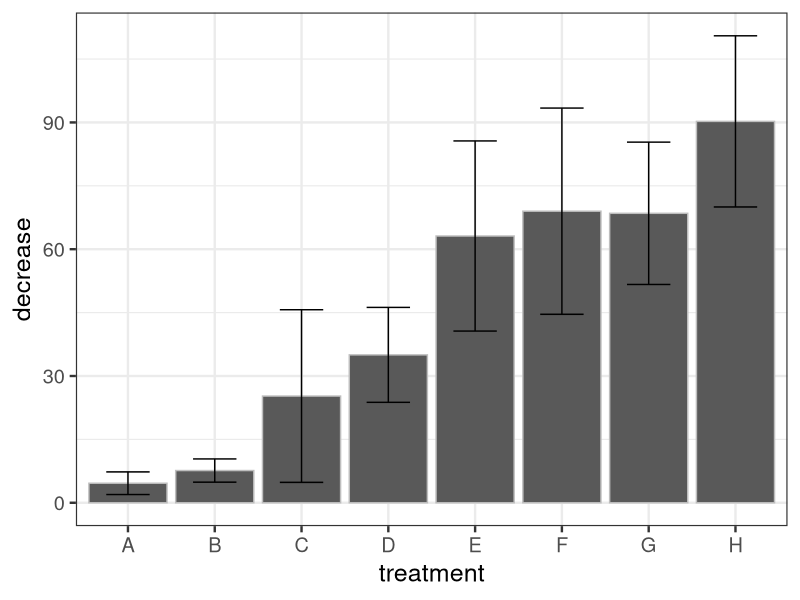
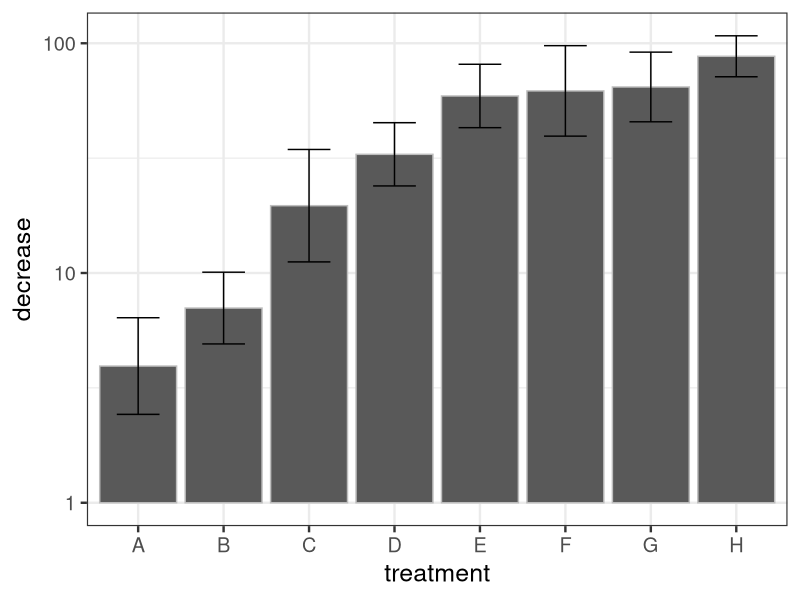
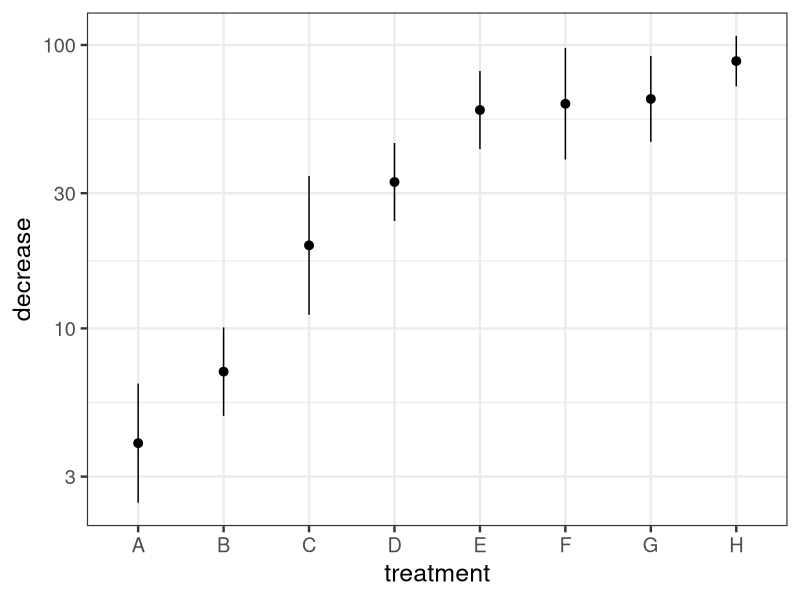
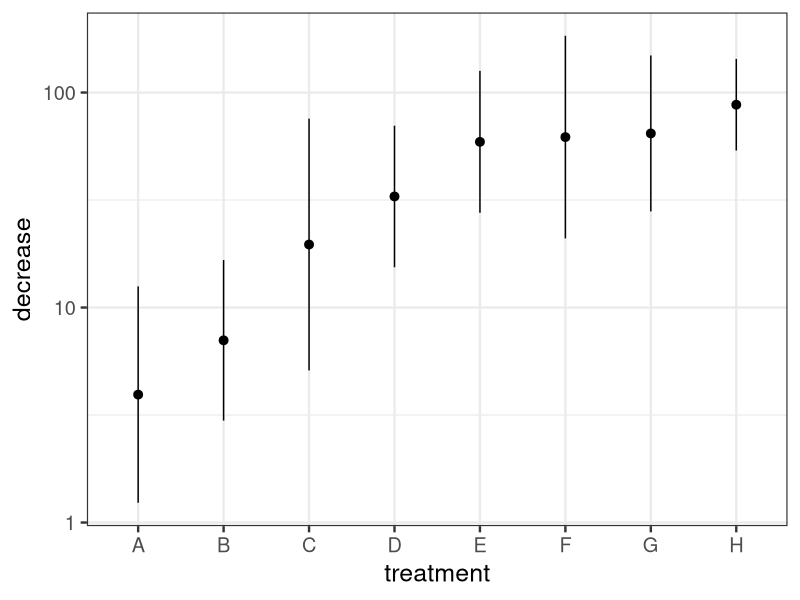
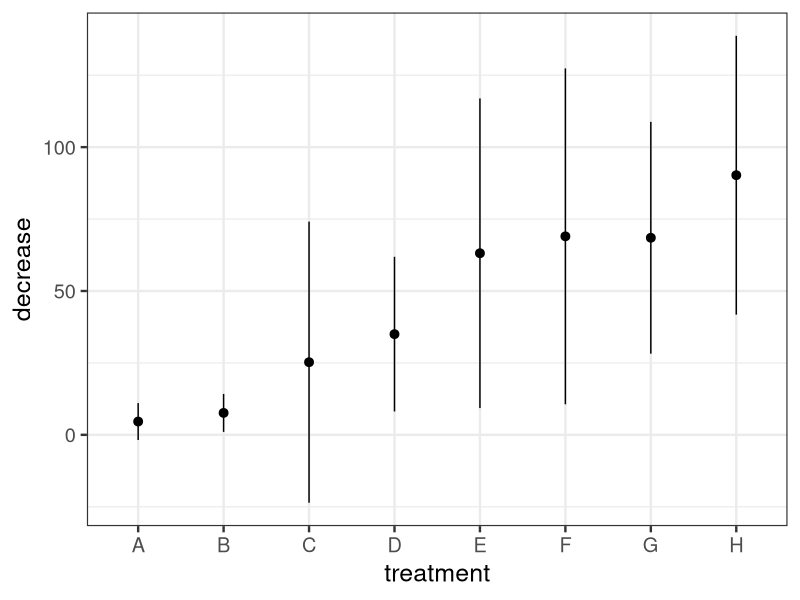
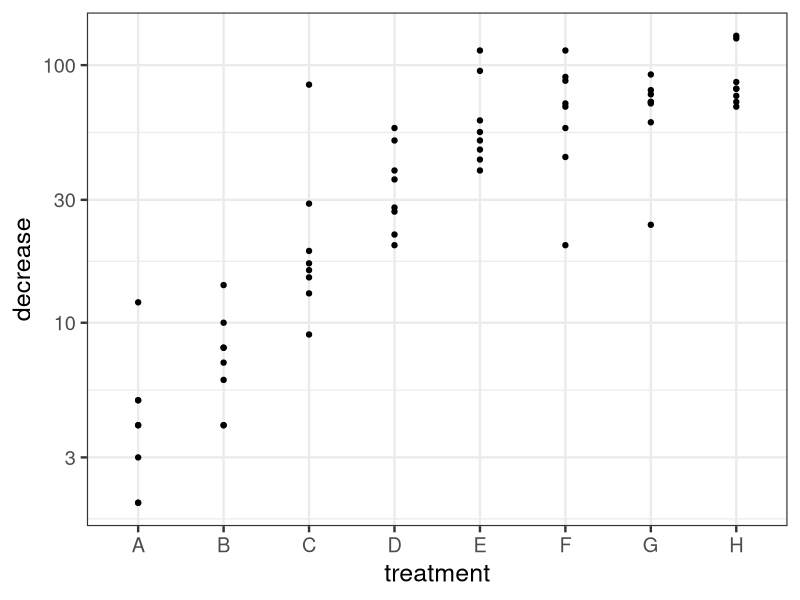
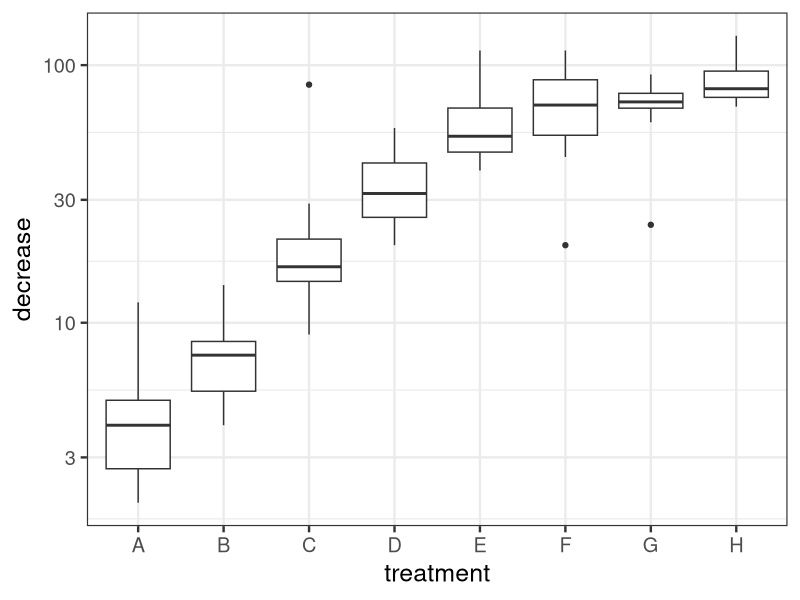
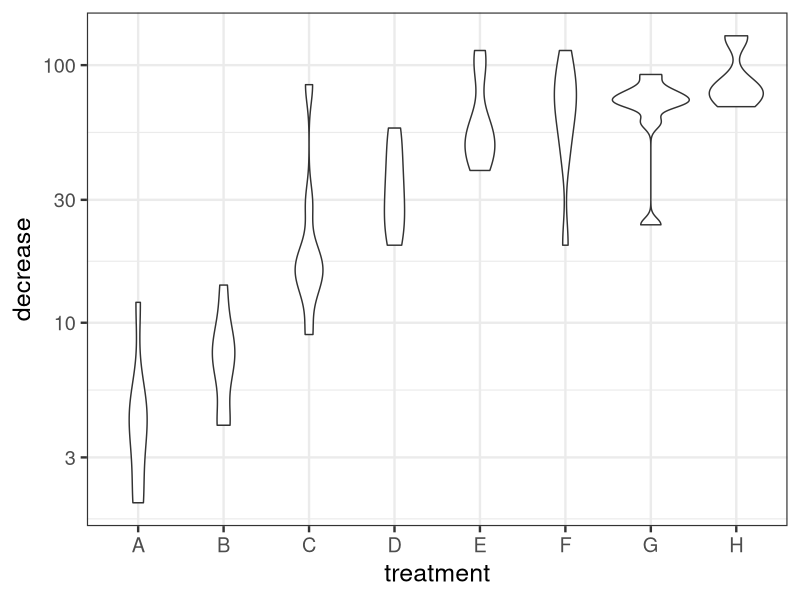

Source code (R) for these figures, in order:
library(ggplot2)
theme_set(theme_bw(base_size=18))

library(Hmisc)

data("OrchardSprays")
base <- ggplot(OrchardSprays,aes(x=treatment,y=decrease))
lbase <- base +  scale_y_log10()

print(bar <- base
    +  stat_summary(fun.data=mean_cl_normal,geom="bar",colour="gray")
    +  stat_summary(fun.data=mean_cl_normal,geom="errorbar",width=0.5)
)

print(bar +  scale_y_log10())

print(lbase 
	+ stat_summary(fun.data=mean_cl_normal,geom="pointrange")
)

print(lbase 
	+ stat_summary(fun.data=mean_sdl,geom="pointrange")
)

print(base 
	+ stat_summary(fun.data=mean_sdl,geom="pointrange")
)

print(lbase + geom_point())

## Hybrid of data and inference; is it good?
##print(lrange + geom_point(color="blue", alpha=0.3))
print(lbase + geom_boxplot())
print(lbase + geom_violin())
